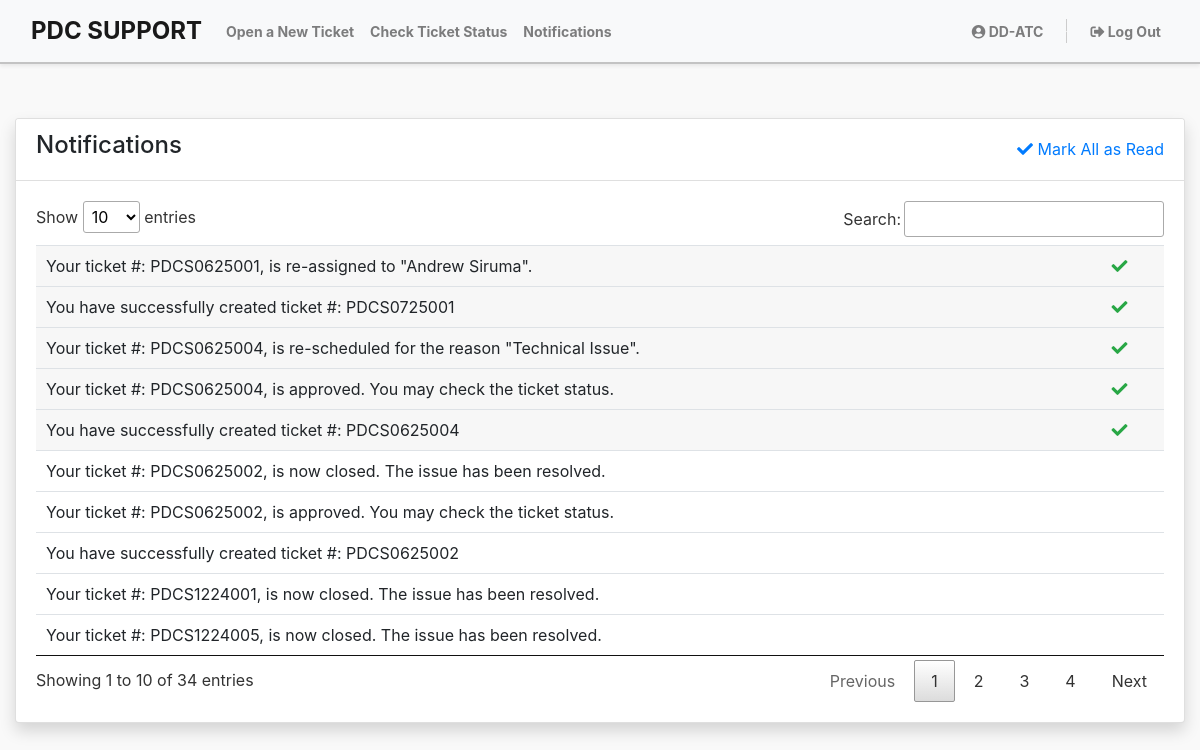
The app's page /pages/user/user.notification.php (signed in) with its own data.
### tables this page shows
CREATE TABLE `tbl_notif` (
  `id` int(100) NOT NULL,
  `notif_msg` varchar(5000) NOT NULL,
  `status` enum('0','1') NOT NULL DEFAULT '1',
  `user_id` int(100) NOT NULL,
  `post_date` datetime(6) NOT NULL DEFAULT CURRENT_TIMESTAMP(6)
);

### pages/user/user.notification.php (the view, shortened to what this page needs)
<?php
include('user.header.php');
$user_id = $_SESSION['id'];
$notif_qry = mysqli_query($conn, "SELECT * FROM `tbl_notif` WHERE user_id = $user_id ORDER BY post_date DESC");
?>
    <div class="container my-5">
        <div class="card shadow mb-4">
            <div class="card-header d-flex justify-content-between align-items-center" style="background-color:#fff;">
                <div>
                    <h4>Notifications</h4>
                </div>
                <div>
                    <a href="mark-all-read?id=<?php echo $user_id; ?>"><i class="fas fa-check"></i>&nbsp;Mark All as Read</a>
                </div>
            </div>
            <div class="card-body">
                <div clss="table-responsive">
                    <table class="table w-100" id="notif_tbl">
                        <thead>
                        </thead>
                        <tbody>
                            <?php
                                if (mysqli_num_rows($notif_qry) > 0) {
                                    mysqli_data_seek($notif_qry, 0);
                                    while($notif_row=mysqli_fetch_array($notif_qry)){
                                        if ($notif_row['status']=='1') {
                            ?>
                            <tr style="background-color: rgba(0, 0, 0, .03);">
                                <td><?php echo $notif_row['notif_msg']; ?></td>
                                <td><a href="mark-read?id=<?php echo $notif_row['id']; ?>" class="text-success" title="read"><i class="fas fa-check"></i></a></td>
                            </tr>
                            <?php } else{ ?>
                                <tr>
                                    <td><?php echo $notif_row['notif_msg']; ?></td>
                                    <td></td>
                                </tr>
                            <?php
                                        }
                                    }
                                } else {
                                    echo "<tr><td colspan='2'><i>No notifications yet.</i></td></tr>";
                                }
                            ?>
                        </tbody>
                    </table>
                </div>
            </div>
        </div>
    </div>
<?php include('user.footer.php'); ?>

### assets/css/user.style.css (style rules this page uses)
body { background-color: #f9f9f9; padding-top: 70px; }
.container { max-width: 1200px; }

### records on screen
tbl_notif: notif_msg "Your ticket #: PDCS0625001, is re-assigned to \"Andrew Siruma\"."
tbl_notif: notif_msg "You have successfully created ticket #: PDCS0725001"
tbl_notif: notif_msg "Your ticket #: PDCS0625004, is re-scheduled for the reason \"Technical Issue\"."
tbl_notif: notif_msg "Your ticket #: PDCS0625004, is approved. You may check the ticket status."
tbl_notif: notif_msg "You have successfully created ticket #: PDCS0625004"
tbl_notif: notif_msg "Your ticket #: PDCS0625002, is now closed. The issue has been resolved."
tbl_notif: notif_msg "Your ticket #: PDCS0625002, is approved. You may check the ticket status."
tbl_notif: notif_msg "You have successfully created ticket #: PDCS0625002"
tbl_notif: notif_msg "Your ticket #: PDCS1224001, is now closed. The issue has been resolved."
tbl_notif: notif_msg "Your ticket #: PDCS1224005, is now closed. The issue has been resolved."

### other values on screen
$_SESSION['name'] "DD-ATC"
